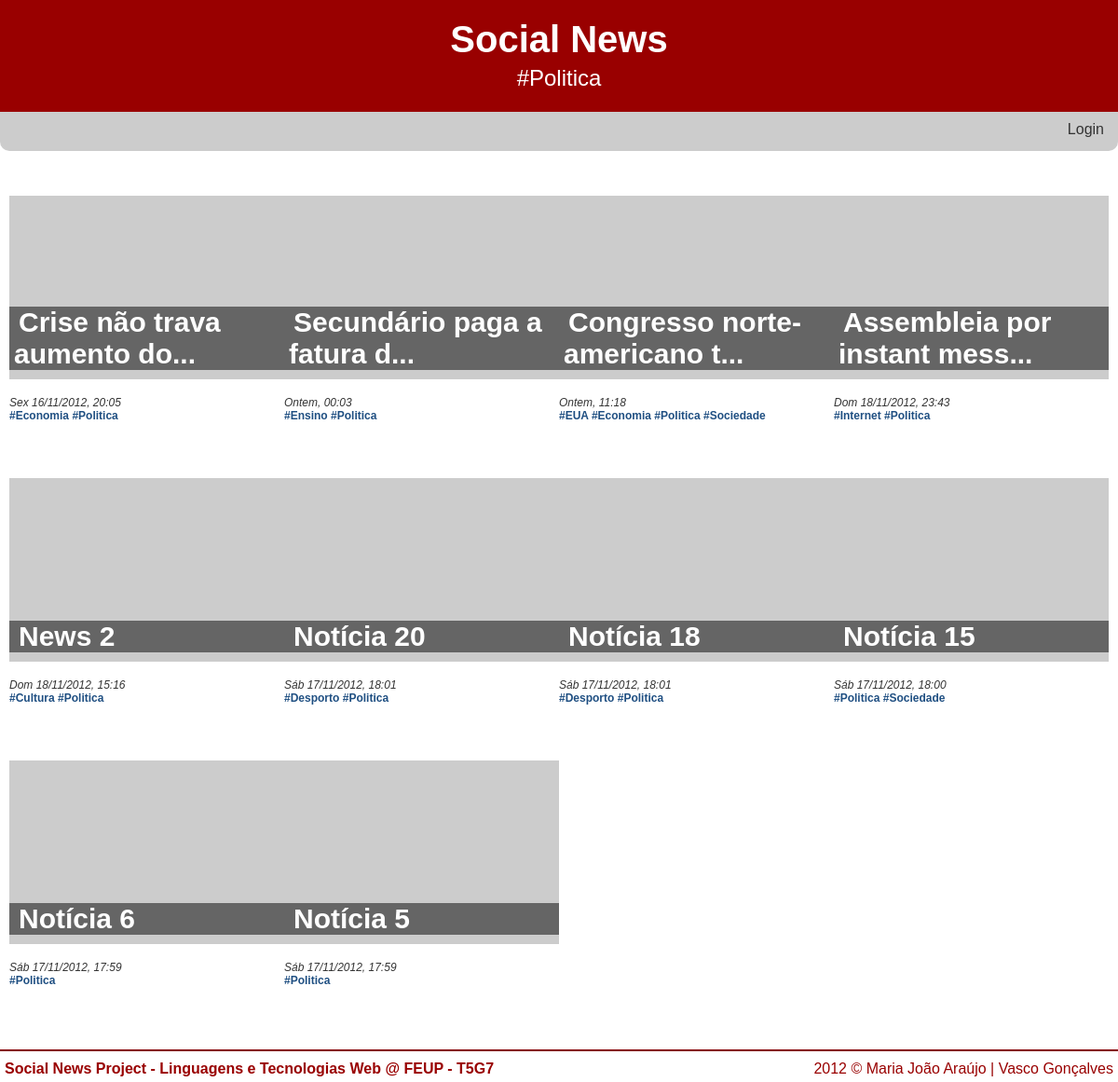
Screenshot of /?tag=Politica with the database file from the repository.
### tables this page shows
CREATE TABLE 'NEWS' (id integer primary key autoincrement, title text,'date' INTEGER, text text, posted_by text, 'url' TEXT, 'imported_by' TEXT);

### db/news_query.php (called while the page is built, shortened)
<?php
	require_once 'db/db.php';
	if(isset($id) && !empty($id))
	{
		$stmt = $db->prepare('SELECT id, title, date, text, posted_by, imported_by, url, tagname FROM news LEFT JOIN tag ON news.id=tag.news_id where id=:id');
		$stmt->bindparam(':id', $id);
	}
	elseif(isset($tag) && !empty($tag))
	{
		$stmt = $db->prepare('SELECT id, title, date, posted_by, imported_by, tagname FROM news LEFT JOIN tag ON news.id=tag.news_id where news.id in (select news_id from tag where tagname=:tag) ORDER BY id DESC');
		$stmt->bindparam(':tag', $tag);
	}
	elseif(isset($fav) && !empty($fav))
	{
		$stmt = $db->prepare('SELECT id, title, date, posted_by, imported_by, tagname FROM news LEFT JOIN tag ON news.id=tag.news_id LEFT JOIN favorite ON news.id=favorite.news_id where favorite.user_id = :user_id ORDER BY id DESC');
		$stmt->bindparam(':user_id', $_SESSION['user_id']);
	}
	else
	{
		$stmt = $db->prepare('SELECT id, title, date, posted_by, imported_by, tagname FROM news LEFT JOIN tag ON news.id=tag.news_id where news.id in (select id from news order by id desc limit 12 offset :offset) ORDER BY id DESC');
		$stmt->bindparam(':offset', $offset);
	}
	if(!$stmt->execute())
	{
		$error=$db->errorInfo();
		echo "Erro: " . $error[2];
	}
	else
		$news = $stmt->fetchAll();
?>

### common/functions.php (the view, shortened to what this page needs)
<?php
	function loggedIn() {
		return isset($_SESSION['username']);
	}
	function displayDate($date)
	{
        if(date('dmY', time()-86400) == date('dmY', $date))
          return "Ontem, ".date('H:i', $date);
		switch(date('N',$date))
		{
			case 5:
				$dayofweek = 'Sex';
				break;
			case 6:
				$dayofweek = 'Sáb';
				break;
			case 7:
				$dayofweek = 'Dom';
				break;
		}
        return $dayofweek." ".date('d/m/Y, H:i', $date);
	}
	function showAllNews($news)
	{
		foreach($news as $i=>$row) {
			if($row['id']==$news[$i-1]['id'])
				echo " <a href=\"./?tag=".$row['tagname']."\">#".$row['tagname']."</a>";
			else
			{
				$title = (strlen($row['title']) > 30) ? substr($row['title'],0,27).'...' : $row['title'];
				  echo "<div class=\"noticia_index\">
				  <h3><a href=\"./?id=".$row['id']."\">".stripslashes($title)."</a></h3>
				  <a href=\"./?id=".$row['id']."\"><img src=\"http://lorempixel.com/300/200/?dummy=".rand()."\" alt=\"300x200\"></a>
				  <div class=\"newsdetails\">
					<br />";
				echo displayDate($row['date']);
				if($row['tagname']!="")
				  echo "</div><div class=\"newstags\"><a href=\"./?tag=".stripslashes($row['tagname'])."\">#".stripslashes($row['tagname'])."</a>";
			}
			if($row['id']!=$news[$i+1]['id']) {
				echo   "</div>";
				echo "</div>";
			}
		}
	}
	function showHeader($subtitle)
	{
		echo "<div id=\"cabecalho\">";
		echo "<a href=\"./\"><h1>Social News</h1></a>";
		if(!empty($subtitle))
			echo "<h2>".$subtitle."</h2>";
		echo "</div>";
	}
	function showFooter()
	{
		echo "<div id=\"rodape\">
				<p>Social News Project - Linguagens e Tecnologias Web @ FEUP - T5G7</p>
				<div class=copyright>2012 © Maria João Araújo | Vasco Gonçalves</div>
			</div>";
	}
	function showLoginMenu()
	{
		echo "<ul class=\"login\">";
		if(loggedIn())
			echo "<li id=username userid=".$_SESSION['user_id'].">Bem-vindo <a href=ver_perfil_utilizador.php?id=".$_SESSION['user_id'].">".$_SESSION['username']."</a></li><li><a href=\"logout.php\">Logout</a></li>";
		else
			echo "<li><a href=\"login.php\">Login</a></li>";
		echo "</ul>";
	}
?>

### common/style.css (style rules this page uses)
html { overflow-y: scroll; }
body { font-family: Century Gothic, sans-serif; margin: 0px auto; padding: 0; color: #333333; border-color: #3b8eb5; background-color: white; min-width: 1200px; }
div#cabecalho { text-align:center; padding: 15px 0px; background-color: #990000; color: white; width: 100%; height: 90px; }
div#cabecalho h1 { margin-top: 5px; margin-bottom: 5px; font-size: 40px; }
div#cabecalho h2 { margin: 0; color: white; font-weight: normal; }
div#cabecalho a { color: white; text-decoration: none; }
div#menu ul { padding-left: 0; margin: 0; display: inline; }
div#menu li { display: inline; border-right: solid; border-width: 2px; border-color: white; padding: 0px 5px; }
div#menu li:last-child { border-right: none; }
div#menu ul.login { float: right; }
a { color: #333333; text-decoration:none; }
div#conteudo h3 { margin: 0; margin-bottom: 10px; font-size: 30px; }
div.noticia_index { position: relative; margin-top: 13px; display: inline-table; width: 25%; height: 290px; background-color: white; }
div.noticia_index img { width: 100%; }
div.noticia_index>h3 { display: inline-block; position: absolute; width: 285px; left: 0; bottom: 93px; padding: 0 5px; word-wrap: break-word; background-color: rgba(0, 0, 0, 0.5); }
div.noticia_index>h3>a { color: white; margin-left: 5px; }
div.newsdetails { clear: both; font-size: 12px; font-style: italic; }
div.newstags { font-size: 12px; font-weight: bold; color: #1F4F82; }
div.newstags a { color: #1F4F82; }
div.noticia_index>div.newstags { white-space: nowrap; text-overflow: ellipsis; overflow: hidden; width: 285px; }
div#rodape { margin: 0 auto; padding: 5px 0; background-color: white; color: #990000; width: 1200px; clear: both; border-top: 2px solid #860004; }
div#rodape p { float:left; margin: 5px; font-weight: bold; }
div#rodape div.copyright { float: right; margin: 5px; }

### rows the page displays
news: title "Crise não trava aumento do...", date "Sex 16/11/2012, 20:05", tagname "Economia", tagname "Politica"
news: title "Secundário paga a fatura d...", date "Ontem, 00:03", tagname "Ensino", tagname "Politica"
news: title "Congresso norte-americano t...", date "Ontem, 11:18", tagname "EUA", tagname "Economia", tagname "Politica", tagname "Sociedade"
news: title "Assembleia por instant mess...", date "Dom 18/11/2012, 23:43", tagname "Internet", tagname "Politica"
news: title "News 2", date "Dom 18/11/2012, 15:16", tagname "Cultura", tagname "Politica"
news: title "Notícia 20", date "Sáb 17/11/2012, 18:01", tagname "Desporto", tagname "Politica"
news: title "Notícia 18", date "Sáb 17/11/2012, 18:01", tagname "Desporto", tagname "Politica"
news: title "Notícia 15", date "Sáb 17/11/2012, 18:00", tagname "Politica", tagname "Sociedade"
news: title "Notícia 6", date "Sáb 17/11/2012, 17:59", tagname "Politica"
news: title "Notícia 5", date "Sáb 17/11/2012, 17:59", tagname "Politica"

### other values shown
$subtitle "#Politica"
